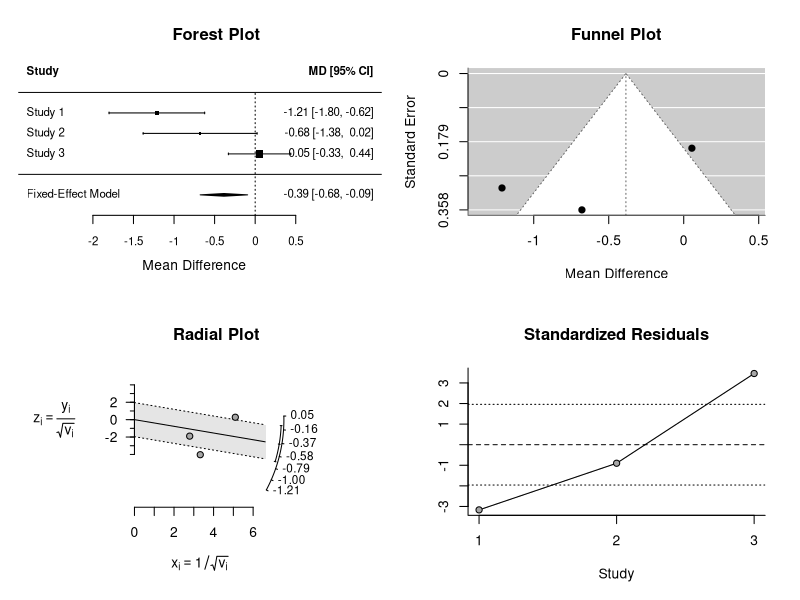
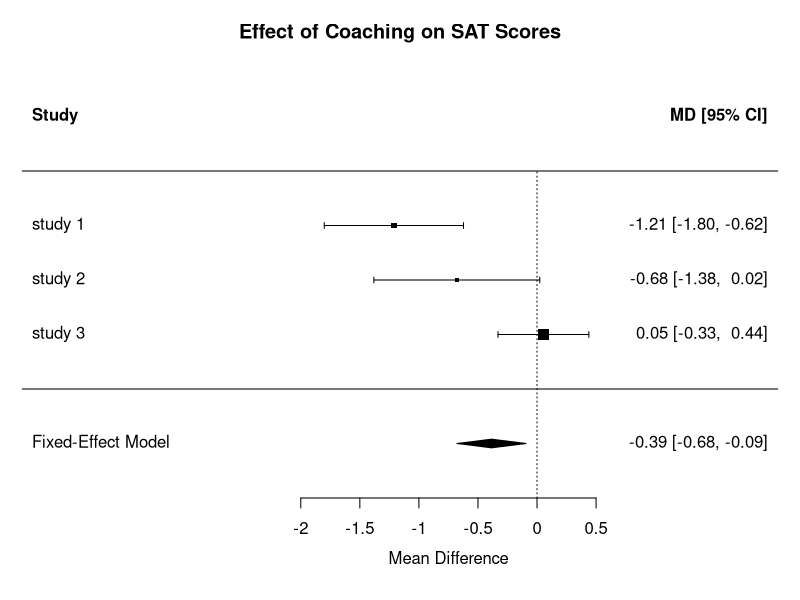

These figures' R source, in order:
## 2.6.15 Stats 211
## Meta-analysis worked examples

## 1. Inverse variance weighting
## 2. Generalized least squares -- multiple effects
## 3. Generalized least squares -- single effect

## 1. Handout: "Continuous Data -- Single Study"
## single effect size per study, inverting variance

mu.C <- c(510,383,475)
n.C <- c(34,17,52)
sd.C <- c(84,83,89)

mu.E <- c(620,446,470)
n.E <- c(21,16,52)
sd.E <- c(103,105,96)

s.sqr <- ((n.C-1)*sd.C^2 + (n.E-1)*sd.E^2)/(n.C+n.E-1)
s <- sqrt(s.sqr)

d <- (mu.C - mu.E)/s # erratum in handout

var.d <- 1/n.E + 1/n.C + d^2/(2*(n.E+n.C))

## combine standardized mean differences using inverse variance weights
inv.var <- 1/var.d
d.plus <- sum(inv.var*d)/sum(inv.var)

var.d.plus <- 1/sum(inv.var)
sd.d.plus <- sqrt(var.d.plus)
z.975 <- qnorm(.975)

d.plus + c(-1,1)*z.975*sd.d.plus # 95% CI
##  -0.67811931 -0.09278742

## Here is a wrapper for the above computations:

meta.table.fixed <- function(effect.sizes,n.C,n.E) {
    var.d <- 1/n.C + 1/n.E + d^2/(2*(n.C+n.E))
    var.d.inv <- 1/var.d
    weights <- var.d.inv/sum(var.d.inv)
    d.weighted <- effect.sizes*weights

    meta.table <- data.frame(
        n.C = n.C,
        n.E = n.E,
        d = effect.sizes,
        'var(d)' = var.d,
        '1/var(d)' = var.d.inv,
        weights = weights,
        'weighted effects' = d.weighted,
        check.names=F
    )

    row.names(meta.table) <- row.names(effect.sizes)

    sums <- apply(meta.table,2,sum)
    sums <- round(sums,3)
    meta.table <- rbind(meta.table,sums)
    rownames(meta.table)[nrow(meta.table)] <- '(sum)'
    meta.table['(sum)',c('n.C','n.E','d','var(d)')] <- NA
    meta.table <- round(meta.table,3)

    cat('\n\n')
    print(meta.table)
    cat('\n\n')
}


meta.table.fixed(d,n.C,n.E)

##       n.C n.E      d var(d) 1/var(d) weights weighted effects
## 1      34  21 -1.212  0.090   11.065   0.247           -0.299
## 2      17  16 -0.679  0.128    7.794   0.174           -0.118
## 3      52  52  0.054  0.038   25.990   0.580            0.031
## (sum)  NA  NA     NA     NA   44.849   1.000           -0.385




## an R package

#install.packages()
library(metafor)
?rma

ma0 <- rma(yi=d,n1i=n.E,n2i=n.C,vi=var.d,method="FE",measure="MD")
## This call produces the invariance weighted summary statistic, like we
## did. The routine "rma" has the advantage of also operating with
## random effects models or different primary study statistics with an
## easy change of the above parameters.


## Finally, let's also see what kind of graphical output R can produce
## for meta-analyses.
plot(ma0)
forest(ma0,slab=c('study 1','study 2','study 3'),
       main='Effect of Coaching on SAT Scores')






## GLS framework

## 2. Handout: Multiple Treatment Studies
## fixed effects model, multiple effects per study, using regression

# two auxiliary functions for the computations:

# join matrices into a block diagonal matrix
block.diagonal <- function(...) {
    Reduce(function(M,N) {
        rbind(cbind(M,matrix(0,nrow=nrow(M),ncol=ncol(N))),
              cbind(matrix(0,nrow=nrow(N),ncol=ncol(M)),N))
    },list(...))
}

A <- matrix(1:9,nrow=3)
B <- matrix(1:4,nrow=2)
block.diagonal(A,B,B)

# compute cov(d) (formula (22-5) in Gleser-Olkin handout)
meta.covariance <- function(d,N) {
  d <- na.omit(d)
  N <- na.omit(N)
  psi <- (1+(1/2)*d%*%t(d))/N[1] #note different denominator in Hedges-Olkin ch.5
  diag(psi) <- diag(psi) + 1/N[-1]
  return(psi)
}


# input effect sizes
d1 <- c(0.808,1.308,1.379,NA,NA)
d2 <- c(NA,1.266,1.828,1.962,NA)
d3 <- c(NA,1.835,NA,2.568,NA)
d4 <- c(NA,1.272,NA,NA,2.038)
d5 <- c(1.171,2.024,2.423,3.159,NA)
d6 <- c(0.681,NA,NA,NA,NA)

d <- c(d1,d2,d3,d4,d5,d6)
d <- na.omit(d)

# input sample sizes
N1 <- c(25,22,25,23,NA,NA)
N2 <- c(40,NA,38,37,40,NA)
N3 <- c(30,NA,30,NA,28,NA)
N4 <- c(50,NA,50,NA,NA,50)
N5 <- c(30,30,30,28,26,NA)
N6 <- c(100,100,NA,NA,NA,NA)

# compute covariance matrices for each study
psi1 <- meta.covariance(d1,N1)
psi2 <- meta.covariance(d2,N2)
psi3 <- meta.covariance(d3,N3)
psi4 <- meta.covariance(d4,N4)
psi5 <- meta.covariance(d5,N5)
psi6 <- meta.covariance(d6,N6)

psi <- block.diagonal(psi1,psi2,psi3,psi4,psi5,psi6)

# generate design matrix
X <- rbind(diag(d1),diag(d2),diag(d3),diag(d4),diag(d5),diag(d6))
X <- na.omit(X)
X <- as.matrix(X!=0)
X <- apply(X,2,as.numeric)

Beta.hat <- solve(t(X)%*%solve(psi)%*%X)%*%t(X)%*%solve(psi)%*%d

##           [,1]
## [1,] 0.7561631
## [2,] 1.3982469
## [3,] 1.7453657
## [4,] 2.1459786
## [5,] 2.1411986

Sigma.hat <- solve(t(X)%*%solve(psi)%*%X)

##             [,1]        [,2]        [,3]       [,4]        [,5]
## [1,] 0.013110681 0.003839496 0.005131653 0.00481786 0.003138538
## [2,] 0.003839496 0.016009493 0.011255540 0.01337402 0.013086717
## [3,] 0.005131653 0.011255540 0.027100867 0.01724424 0.009200671
## [4,] 0.004817860 0.013374016 0.017244243 0.03323099 0.010932387
## [5,] 0.003138538 0.013086717 0.009200671 0.01093239 0.054692623


## wrapper for the above computations under the fixed effects model

meta.gls <- function(effect.sizes,sample.sizes) {

  effect.sizes <- split(effect.sizes,row(effect.sizes))
  sample.sizes <- split(sample.sizes,row(sample.sizes))
  d <- as.numeric(unlist(effect.sizes))
  d <- na.omit(d)

  Psi <- mapply(meta.covariance,effect.sizes,sample.sizes,SIMPLIFY=FALSE)

  Psi <- do.call(block.diagonal,Psi)

  X <- lapply(effect.sizes,function(x)diag(x,nrow=length(x)))
  X <- do.call(rbind,X)
  X <- na.omit(X)
  X <- as.matrix(X!=0)
  X <- apply(X,2,as.numeric)

  Beta.hat <- solve(t(X)%*%solve(Psi)%*%X)%*%t(X)%*%solve(Psi)%*%d

  Sigma.hat <- solve(t(X)%*%solve(Psi)%*%X)

  return(list(Beta.hat=Beta.hat,Sigma.hat=Sigma.hat))
}


effect.sizes <- rbind(d1,d2,d3,d4,d5,d6)
sample.sizes <- rbind(N1,N2,N3,N4,N5,N6)

meta.gls(effect.sizes,sample.sizes)

## $Beta.hat
##           [,1]
## [1,] 0.7561631
## [2,] 1.3982469
## [3,] 1.7453657
## [4,] 2.1459786
## [5,] 2.1411986

## $Sigma.hat
##             [,1]        [,2]        [,3]       [,4]        [,5]
## [1,] 0.013110681 0.003839496 0.005131653 0.00481786 0.003138538
## [2,] 0.003839496 0.016009493 0.011255540 0.01337402 0.013086717
## [3,] 0.005131653 0.011255540 0.027100867 0.01724424 0.009200671
## [4,] 0.004817860 0.013374016 0.017244243 0.03323099 0.010932387
## [5,] 0.003138538 0.013086717 0.009200671 0.01093239 0.054692623


## 3. Re-doing coaching meta-analysis in GLS framework

mu.C <- c(510,383,475)
n.C <- c(34,17,52)
sd.C <- c(84,83,89)

mu.E <- c(620,446,470)
n.E <- c(21,16,52)
sd.E <- c(103,105,96)

s.sqr <- ((n.C-1)*sd.C^2 + (n.E-1)*sd.E^2)/(n.C+n.E-1)
s <- sqrt(s.sqr)

d <- (mu.C - mu.E)/s

## our routine "meta.gls" expect to be passed matrices
effect.sizes <- matrix(d,ncol=1)
sample.sizes <- matrix(c(n.C,n.E),byrow=F,ncol=2)
meta.gls(effect.sizes,sample.sizes)

## $Beta.hat
##            [,1]
## [1,] -0.3654367

## $Sigma.hat
##            [,1]
## [1,] 0.02297019

## similar to part 1
